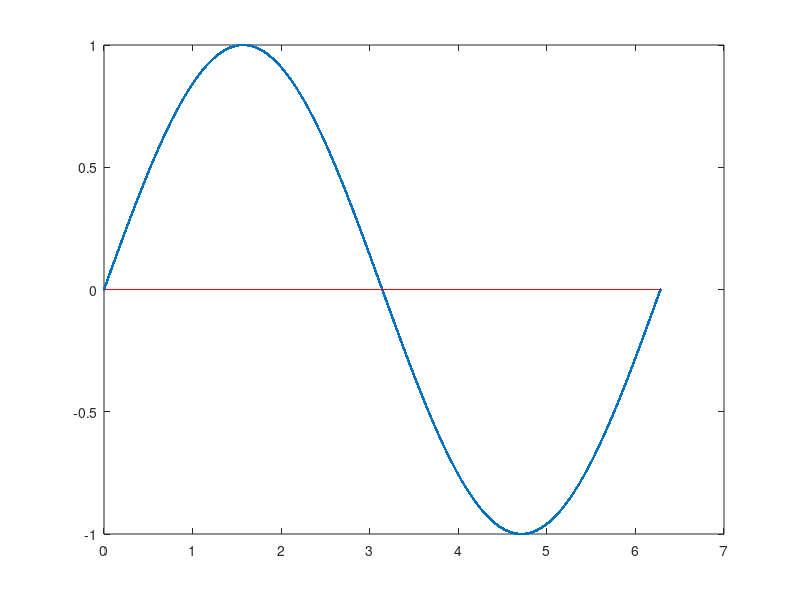

MATLAB code for this plot:
%Example Problem
clc, clearvars, close all

%parameters
x = linspace(0,2*pi, 10000000);
y = sin(x);
y_check = 0;

%actions
plot(x,y,'.'), hold on, plot([0, 2*pi],[y_check y_check], '-r')
y_greater = y > y_check;

%output
FinalPercent = sum(y_greater) / length (y) * 100


% a = 50;